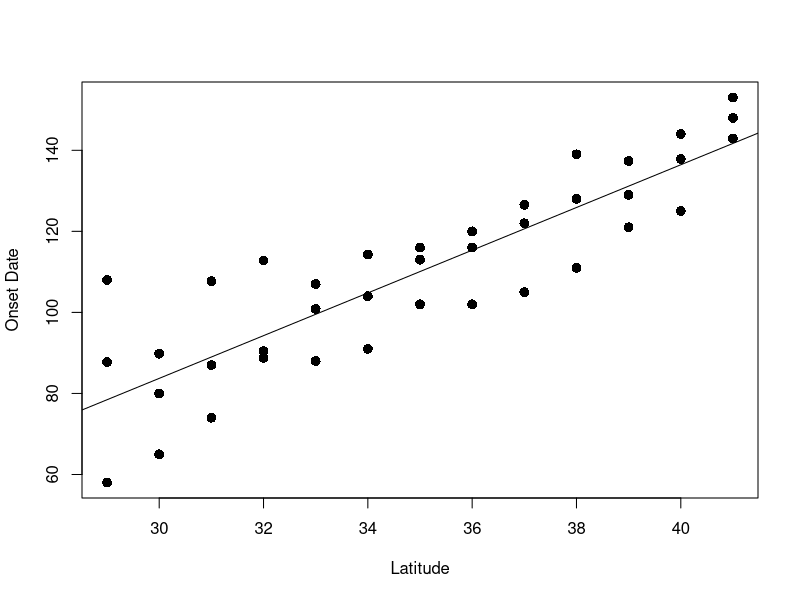
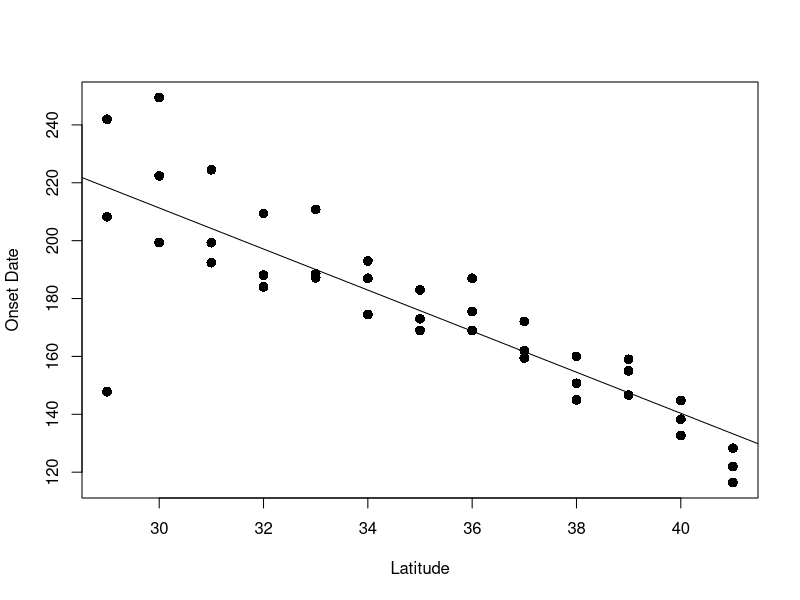

Write the R code that produced these figures, in order.
## ---- chunk 1
# this chunk is practice code for calculating a z score and p value at latitudinal bin 27 
# calculating standard error from confidence intervals (https://genometoolbox.blogspot.com/2013/11/how-to-estimate-p-value-from-confidence.html#:~:text=Therefore%2C%20if%20we%20are%20given,to%20calculate%20the%20p%2Dvalue.)

#archippus: estimate = 39.6, low ci=18, high ci=69, sample size=173
#battus: estimate=41.3, low ci=33.8, high ci=55, sample size=147

#battus 
ci_diff_battus <- (55 - 33.8)/2
se_battus <- ci_diff_battus/1.96 #1.96 is the number corresponding to the 95% confidence interval 

#archippus 
ci_diff_arch <- (69 - 18)/2
se_arch <- ci_diff_arch/1.96 #1.96 is the number corresponding to the 95% confidence interval 


## calculating standard deviation from standard error (https://handbook-5-1.cochrane.org/chapter_7/7_7_3_2_obtaining_standard_deviations_from_standard_errors_and.htm)

#battus
sd_battus <- se_battus*sqrt(147)
sd_arch <- se_arch*sqrt(173)

mean_battus <- 41.3
mean_arch <- 39.6

n_battus <- 147
n_arch <- 173
##calculating z score in r from mean and standard deviation (https://camilo-mora.github.io/GEO380/the-two-sample-z-test-by-hand.html)

Z_Score_Numerator= (mean_battus-mean_arch) -0  #because we assume that the two treatments have the same effect, we then have to assume that the difference between the population means is zero.

Z_Score_denominator= sqrt(((sd_battus^2)/n_battus)+((sd_arch^2)/n_arch))
                          
Z_score=Z_Score_Numerator/Z_Score_denominator


##calculate p vlaue from z score (https://www.r-bloggers.com/2022/05/calculate-the-p-value-from-z-score-in-r/)
2*pnorm(q=Z_score, lower.tail=FALSE) #q is the z score 
## ---- chunk 2
setwd("/Users/abbyrobinson/Desktop/Phenology Publication/phenology_analysis") # set working directory 
estimates <- read.csv("phenesse_estimates_df.csv") # load phenesse estimate data 

#remove NAs from dataset 
length(estimates$species) 
estimates_noNA <- na.omit(estimates)
length(estimates_noNA$species) 
estimates_noNA <- estimates_noNA[order(estimates_noNA$latitude, decreasing=F),]

##subset out mimetic latitudes where battus, astyanax, and archippus are all present 
mimetic_zone <- subset(estimates_noNA, latitude %in% 29:41)

##subset out individual species to calculate standard deviation for each latitude 
mz_battus <- subset(mimetic_zone, species == "battus")
mz_astyanax <- subset(mimetic_zone, species == "astyanax")
mz_archippus <- subset(mimetic_zone, species == "archippus")
## ---- chunk 3

##check data structure and convert latitude to factor and sample size into integer data 
str(mz_battus)
mz_battus$latitude = as.factor(mz_battus$latitude)
mz_battus$sample_size = as.numeric(mz_battus$sample_size)
str(mz_battus)

#split data by latitudinal bin for loop function 
my_mz_battus_splits = split(mz_battus, mz_battus$latitude)
my_mz_battus_splits$"30"$latitude
length(my_mz_battus_splits) #13 latitudes 
as.vector(unique(my_mz_battus_splits$"30"$latitude))

sd_battus_df = data.frame() # create empty data frame 

for (i in my_mz_battus_splits) {
  ci_diff <- (i$onset_high_ci - i$onset_low_ci)/2
  se <- ci_diff/1.96  #1.96 is the number corresponding to the 95% confidence interval 
  sd <- se*sqrt(i$sample_size)
  lat <- as.vector(unique(i$latitude))
  output = matrix(
        c(lat, sd), 
        nrow = 1,             
        ncol = 2,           
        byrow = TRUE         
        )
  output <- as.data.frame(output)
  sd_battus_df = rbind(sd_battus_df, output)
}

sd_battus_df # data frame with standard error for battus 

##check loop by running lat 30 by hand  
mz_battus30 <- subset(mz_battus, latitude == 30)
ci_diff <- (mz_battus30$onset_high_ci - mz_battus30$onset_low_ci)/2
se <- ci_diff/1.96
sd <- se*sqrt(mz_battus30$sample_size)
sd #matches lat 30 in loop 

## ---- chunk 4

##check data structure and convert latitude to factor and sample size into integer data 
str(mz_astyanax)
mz_astyanax$latitude = as.factor(mz_astyanax$latitude)
mz_astyanax$sample_size = as.numeric(mz_astyanax$sample_size)
str(mz_astyanax)

#split data by latitudinal bin for loop function 
my_mz_astyanax_splits = split(mz_astyanax, mz_astyanax$latitude)

sd_astyanax_df = data.frame() 

for (i in my_mz_astyanax_splits) {
  ci_diff <- (i$onset_high_ci - i$onset_low_ci)/2
  se <- ci_diff/1.96  #1.96 is the number corresponding to the 95% confidence interval 
  sd <- se*sqrt(i$sample_size)
  lat <- as.vector(unique(i$latitude))
  output = matrix(
        c(lat, sd), 
        nrow = 1,             
        ncol = 2,           
        byrow = TRUE         
        )
  output <- as.data.frame(output)
  sd_astyanax_df = rbind(sd_astyanax_df, output)
}

sd_astyanax_df

##check loop by running lat 30 by hand  
mz_astyanax30 <- subset(mz_astyanax, latitude == 30)
ci_diff <- (mz_astyanax30$onset_high_ci - mz_astyanax30$onset_low_ci)/2
se <- ci_diff/1.96
sd <- se*sqrt(mz_astyanax30$sample_size)
sd #matches result from loop function 
## ---- chunk 5

##check data structure and convert latitude to factor and sample size into integer data 
str(mz_archippus)
mz_archippus$latitude = as.factor(mz_archippus$latitude)
mz_archippus$sample_size = as.numeric(mz_archippus$sample_size)
str(mz_archippus)

my_mz_archippus_splits = split(mz_archippus, mz_archippus$latitude)

sd_archippus_df = data.frame()

for (i in my_mz_archippus_splits) {
  ci_diff <- (i$onset_high_ci - i$onset_low_ci)/2
  se <- ci_diff/1.96  #1.96 is the number corresponding to the 95% confidence interval 
  sd <- se*sqrt(i$sample_size)
  lat <- as.vector(unique(i$latitude))
  output = matrix(
        c(lat, sd), 
        nrow = 1,             
        ncol = 2,           
        byrow = TRUE         
        )
  output <- as.data.frame(output)
  sd_archippus_df = rbind(sd_archippus_df, output)
}

sd_archippus_df

##check loop by running lat 30 by hand  
mz_archippus30 <- subset(mz_archippus, latitude == 30)
ci_diff <- (mz_archippus30$onset_high_ci - mz_archippus30$onset_low_ci)/2
se <- ci_diff/1.96
sd <- se*sqrt(mz_archippus30$sample_size)
sd #matches result from loop function 
## ---- chunk 6
##generate data frame with latitude, estimate_battus, estimate_astyanax, estimate_archippus, n_bat, n_ast, n_arch, sd_bat, sd_ast, sd_arch
##this data frame will be 13 rows long 

data_for_ztest <- data.frame(latitude = 29:41, 
                             battus_estimate = mz_battus$onset_estimate, 
                             battus_n = mz_battus$sample_size, 
                             battus_sd = sd_battus_df$V2, 
                             astyanax_estimate = mz_astyanax$onset_estimate, 
                             astyanax_n = mz_astyanax$sample_size, 
                             astyanax_sd = sd_astyanax_df$V2, 
                             archippus_estimate = mz_archippus$onset_estimate, 
                             archippus_n = mz_archippus$sample_size, 
                             archippus_sd = sd_archippus_df$V2
                             )
data_for_ztest
## ---- chunk 7
##calculating z score in r from mean and standard deviation (https://camilo-mora.github.io/GEO380/the-two-sample-z-test-by-hand.html)

## write loop function that will run the z test and p value calculation for each pairwise comparison 

data_for_ztest

##check data structure and convert latitude to factor and sample size into integer data 
str(data_for_ztest)
data_for_ztest$latitude = as.factor(data_for_ztest$latitude)
data_for_ztest$battus_sd = as.numeric(data_for_ztest$battus_sd)
data_for_ztest$astyanax_sd = as.numeric(data_for_ztest$astyanax_sd)
data_for_ztest$archippus_sd = as.numeric(data_for_ztest$archippus_sd)
str(data_for_ztest)

#split z score data frame by latitude for loop function
my_ztest_splits = split(data_for_ztest, data_for_ztest$latitude)

options(scipen=999)

ztest_df = data.frame() #create empty data frame 

##this loop function runs a two sample z test for all pairwise comparisons at each latitude 
for (i in my_ztest_splits) {
  ## battus - astyanax comparison 
  bat_ast_numerator= (i$battus_estimate - i$astyanax_estimate) - 0  #because we assume that the two treatments have the same effect, we then have to assume that the difference between the population means is zero.
  bat_ast_denominator= sqrt(((i$battus_sd^2)/i$battus_n)+((i$astyanax_sd^2)/i$astyanax_n))
  bat_ast_z_score = abs(bat_ast_numerator/bat_ast_denominator)
  bat_ast_p_value = 2*pnorm(q=bat_ast_z_score, lower.tail=FALSE) #q is the z score 
  lat = as.vector(unique(i$latitude))
  bat_ast = matrix(
        c(lat, "battus_astyanax", bat_ast_z_score, bat_ast_p_value), 
        nrow = 1,             
        ncol = 4,           
        byrow = TRUE         
        )
  bat_ast <- as.data.frame(bat_ast)
  
  ## battus - archippus comparison 
  bat_arc_numerator= (i$battus_estimate - i$archippus_estimate) - 0  #because we assume that the two treatments have the same effect, we then have to assume that the difference between the population means is zero.
  bat_arc_denominator= sqrt(((i$battus_sd^2)/i$battus_n)+((i$archippus_sd^2)/i$archippus_n))
  bat_arc_z_score = abs(bat_arc_numerator/bat_arc_denominator)
  bat_arc_p_value = 2*pnorm(q=bat_arc_z_score, lower.tail=FALSE) #q is the z score 
  lat = as.vector(unique(i$latitude))
  bat_arc = matrix(
        c(lat, "battus_archippus", bat_arc_z_score, bat_arc_p_value), 
        nrow = 1,             
        ncol = 4,           
        byrow = TRUE         
        )
  bat_arc <- as.data.frame(bat_arc)
  
    ## astyanax - archippus comparison 
  ast_arc_numerator= (i$astyanax_estimate - i$archippus_estimate) - 0  #because we assume that the two treatments have the same effect, we then have to assume that the difference between the population means is zero.
  ast_arc_denominator= sqrt(((i$astyanax_sd^2)/i$astyanax_n)+((i$archippus_sd^2)/i$archippus_n))
  ast_arc_z_score = abs(ast_arc_numerator/ast_arc_denominator)
  ast_arc_p_value = 2*pnorm(q=ast_arc_z_score, lower.tail=FALSE) #q is the z score 
  lat = as.vector(unique(i$latitude))
  ast_arc = matrix(
        c(lat, "astyanax_archippus", ast_arc_z_score, ast_arc_p_value), 
        nrow = 1,             
        ncol = 4,           
        byrow = TRUE         
        )
  ast_arc <- as.data.frame(ast_arc)
  ztest_df = rbind(ztest_df, bat_ast, bat_arc, ast_arc)
}

colnames(ztest_df) <- c("latitude", "species_comparison", "z_score", "p_value") 
ztest_df
ztest_df[order(ztest_df$species_comparison,decreasing=T),]
ztest_df
## ---- chunk 8
## what is the average delay between models and mimics in latitudes with significant model first occurrence? 
ztest_bat_ast <- subset(ztest_df, species_comparison == "battus_astyanax")
data_for_ztest # data file with onset estimates 

ztest_bat_ast$battus_estimate <- data_for_ztest$battus_estimate
ztest_bat_ast$astyanax_estimate <- data_for_ztest$astyanax_estimate
emergence_delay <- ztest_bat_ast$astyanax_estimate - ztest_bat_ast$battus_estimate 

ztest_bat_ast$emergence_delay <- emergence_delay

mean(ztest_bat_ast$emergence_delay) #14.65 days 
# mean emergence delay between models and mimics 

## ---- chunk 9
mimetic_zone1 <-  subset(mimetic_zone, species %in% c("archippus", "astyanax", "battus"))

duration <- mimetic_zone1$offset_estimate - mimetic_zone1$onset_estimate
mimetic_zone1$duration <- duration


model1 <- lm(onset_estimate ~ latitude + species, data = mimetic_zone1)
summary(model1)

model2 <- lm(onset_estimate ~ duration + species, data = mimetic_zone1)
summary(model2)

plot(mimetic_zone1$latitude, mimetic_zone1$onset_estimate, pch = 16, cex = 1.3, col = "black", xlab = "Latitude", ylab = "Onset Date")
abline(lm(mimetic_zone1$onset_estimate ~ mimetic_zone1$latitude))

plot(mimetic_zone1$latitude, mimetic_zone1$duration, pch = 16, cex = 1.3, col = "black", xlab = "Latitude", ylab = "Onset Date")
abline(lm(mimetic_zone1$duration ~ mimetic_zone1$latitude))

